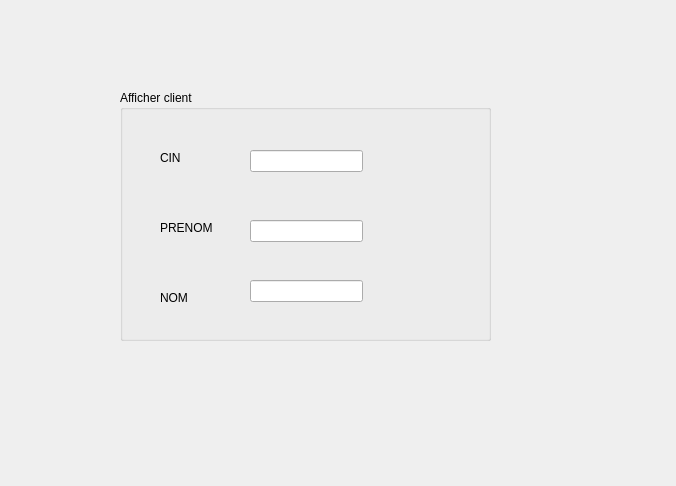
<?xml version="1.0" encoding="UTF-8"?>
<ui version="4.0">
 <class>Dialog</class>
 <widget class="QDialog" name="Dialog">
  <property name="geometry">
   <rect>
    <x>0</x>
    <y>0</y>
    <width>676</width>
    <height>486</height>
   </rect>
  </property>
  <property name="windowTitle">
   <string>Afficher Clients</string>
  </property>
  <widget class="QGroupBox" name="groupBox">
   <property name="geometry">
    <rect>
     <x>120</x>
     <y>90</y>
     <width>371</width>
     <height>251</height>
    </rect>
   </property>
   <property name="title">
    <string>Afficher client</string>
   </property>
   <widget class="QLabel" name="label">
    <property name="geometry">
     <rect>
      <x>40</x>
      <y>60</y>
      <width>56</width>
      <height>16</height>
     </rect>
    </property>
    <property name="text">
     <string>CIN</string>
    </property>
   </widget>
   <widget class="QLabel" name="label_2">
    <property name="geometry">
     <rect>
      <x>40</x>
      <y>130</y>
      <width>56</width>
      <height>16</height>
     </rect>
    </property>
    <property name="text">
     <string>PRENOM</string>
    </property>
   </widget>
   <widget class="QLabel" name="label_3">
    <property name="geometry">
     <rect>
      <x>40</x>
      <y>200</y>
      <width>56</width>
      <height>16</height>
     </rect>
    </property>
    <property name="text">
     <string>NOM</string>
    </property>
   </widget>
   <widget class="QLineEdit" name="lineEdit_cinD">
    <property name="geometry">
     <rect>
      <x>130</x>
      <y>60</y>
      <width>113</width>
      <height>22</height>
     </rect>
    </property>
    <property name="readOnly">
     <bool>true</bool>
    </property>
   </widget>
   <widget class="QLineEdit" name="lineEdit_prenomD">
    <property name="geometry">
     <rect>
      <x>130</x>
      <y>130</y>
      <width>113</width>
      <height>22</height>
     </rect>
    </property>
    <property name="readOnly">
     <bool>true</bool>
    </property>
   </widget>
   <widget class="QLineEdit" name="lineEdit_nomD">
    <property name="geometry">
     <rect>
      <x>130</x>
      <y>190</y>
      <width>113</width>
      <height>22</height>
     </rect>
    </property>
    <property name="readOnly">
     <bool>true</bool>
    </property>
   </widget>
  </widget>
 </widget>
 <resources/>
 <connections/>
</ui>
